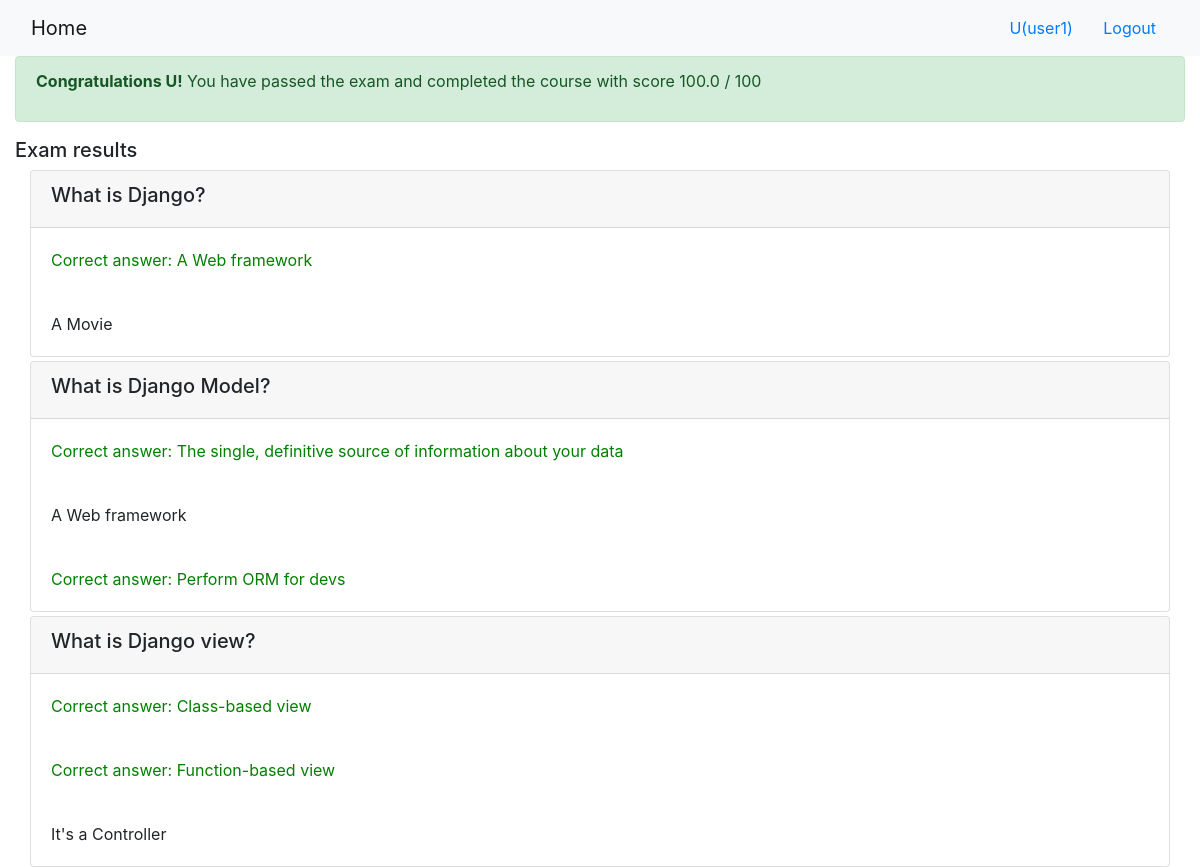
The app's page /onlinecourse/course/2/submission/2/result/ (signed in) with its own data.
### onlinecourse/models.py (models this page shows, shortened)
class Question(models.Model):
    lesson = models.ForeignKey(Lesson, on_delete=models.CASCADE)
    question_text = models.TextField()
    grade = models.IntegerField(default=0)

class Choice(models.Model):
    question = models.ForeignKey(Question, on_delete=models.CASCADE)
    choice_text = models.TextField()
    is_correct = models.BooleanField(default=True)

### onlinecourse/views.py (the view)
# urls.py: path('course/<int:course_id>/submission/<int:submission_id>/result/', views.show_exam_result, name='show_exam_result'),
def show_exam_result(request, course_id, submission_id):
    context = {}
    course = get_object_or_404(Course, pk=course_id)
    submission = get_object_or_404(Submission, pk=submission_id)
    selected = Submission.objects.filter(id = submission_id).values_list('choices',flat = True)
    choices = Choice.objects.all().filter(is_correct=True).count()
    score = 0
    correct = submission.choices.all().filter(is_correct=True).count()
    all = submission.choices.all().count()
    if all <= correct:
        score = correct / choices * 100
    else:
        diff = all - correct
        penality = 1 / Choice.objects.all().count()
        score = (correct / choices * 100) - (penality*diff * 100)
    context['selected'] = selected
    context['grade'] = score
    context['course'] = course
    return render(request, 'onlinecourse/exam_result_bootstrap.html', context)

### onlinecourse/templates/onlinecourse/exam_result_bootstrap.html (shortened to what this page needs)
<!DOCTYPE html>
<html lang="en">
<head>
    {% load static %}
    <link rel="stylesheet" href="https://maxcdn.bootstrapcdn.com/bootstrap/4.5.2/css/bootstrap.min.css">
</head>
<body>
 <nav class="navbar navbar-light bg-light">
    <div class="container-fluid">
        <div class="navbar-header">
              <a class="navbar-brand" href="{% url 'onlinecourse:index' %}">Home</a>
        </div>
        <ul class="nav navbar-nav navbar-right">
            {% if user.is_authenticated %}
            <li>
                <a class="btn btn-link" href="#">{{ user.first_name }}({{ user.username }})</a>
                <a class="btn btn-link" href="{% url 'onlinecourse:logout' %}">Logout</a>
            </li>
            {% endif %}
        </ul>
    </div>
</nav>
<div class="container-fluid">
    {% if grade > 80 %}
    <div class="alert alert-success">
       <p><b>Congratulations {{user.first_name}}!</b> You have passed the exam and completed the course with score {{grade}} / 100</b></p>
    </div>
        {% else %}
        <div class="alert alert-danger">
            <p><b>Failed </b> Sorry, {{user.first_name}}! You have failed exam with score {{grade}} / 100</b></p>
        </div>
        <a class="btn btn-link text-danger" href="{% url 'onlinecourse:course_details' course.id %}">Re-test</a>
        {% endif %}
        <div class="card-columns-vertical mt-1">
        <h5 class="">Exam results</h5>
            <div class="container-fluid">
                        {% for lesson in course.lesson_set.all %}
                        {% for question in lesson.question_set.all %}
                        <div class="card mt-1">
                            <div class="card-header"><h5>{{ question.question_text}}</h5></div>
                            {% for choice in question.choice_set.all %}
                            <div class="card-body" >
                                    {% if choice.id in selected %}
                                        {% if choice.is_correct == True %}
                                        <label class="card-text" style="color:green">Correct answer: {{ choice.choice_text }}
                                        </label>
                                        {% else %}
                                        <label class="card-text" style="color:red">Wrong answer: {{ choice.choice_text }}
                                        </label>
                                        {% endif %}
                                    {% else %}
                                        {% if choice.is_correct == True %}
                                        <label class="card-text" style="color:orange">Not selected: {{ choice.choice_text }}
                                        </label>
                                        {% else %}
                                        <label class="card-text"> {{ choice.choice_text }}
                                        </label>
                                        {% endif %}
                                    {% endif %}
                            </div>
                            {% endfor %}
                        </div>
                        {% endfor %}
                        {% endfor %}
        </div>
    </div>
</body>
</html>

### records on screen
Question: question_text "What is Django?"
Choice: choice_text "A Web framework"
Choice: choice_text "A Movie"
Question: question_text "What is Django Model?"
Choice: choice_text "The single, definitive source of information about your data"
Choice: choice_text "A Web framework"
Choice: choice_text "Perform ORM for devs"
Question: question_text "What is Django view?"
Choice: choice_text "Class-based view"
Choice: choice_text "Function-based view"
Choice: choice_text "It's a Controller"

### other values on screen
{{ user.first_name }} "U"
{{ user.username }} "user1"
{{ grade }} "100.0"
